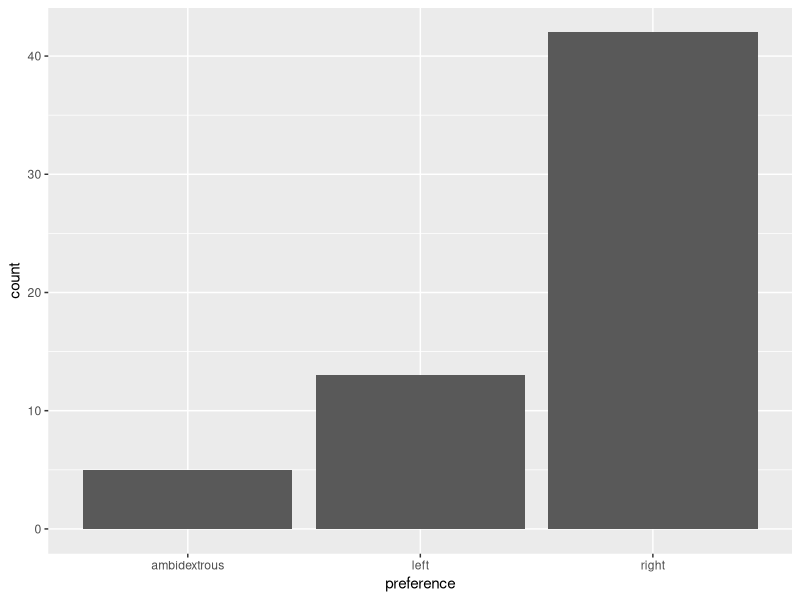
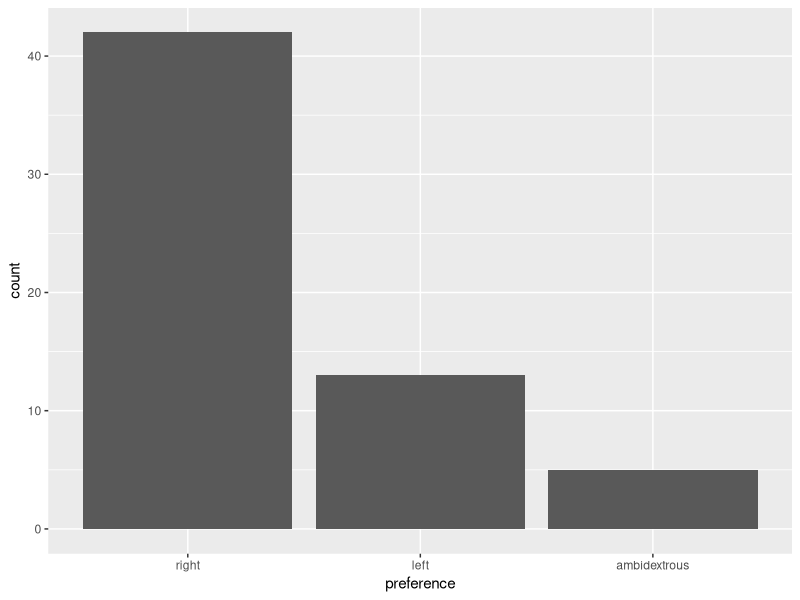

Write R code to recreate these figures, in order.
## ---- chunk 1
#| include: false
library(tidyverse)
## ---- chunk 2
x <- factor(c("BS", "MS", "PhD", "MS"))
x
## ---- chunk 3
typeof(x)
## ---- chunk 4
class(x)
## ---- chunk 5
glimpse(x)
as.integer(x)
## ---- chunk 6
y <- as.Date("2025-01-01")
y
typeof(y)
class(y)
## ---- chunk 7
as.integer(y)
as.integer(y) / 365 # roughly 55 yrs
## ---- chunk 8
df <- data.frame(x = 1:2, y = 3:4)
df
## ---- chunk 9
typeof(df)
## ---- chunk 10
class(df)
## ---- chunk 11
#| code-line-numbers: "|2|3|4"
l <- list(
  x = 1:4,
  y = c("hi", "hello", "jello"),
  z = c(TRUE, FALSE)
)
l
## ---- chunk 12
df

df |>
  pull(y)
## ---- chunk 13
#| message: false
handedness <- read_csv("data/handedness.csv")
glimpse(handedness)
## ---- chunk 14
#| fig-width: 7
#| out-width: 90%
ggplot(handedness, mapping = aes(x = preference)) +
  geom_bar()
## ---- chunk 15
#| code-line-numbers: "|2"
#| fig-width: 7
#| out-width: 90%
handedness |>
  mutate(preference = fct_infreq(preference)) |>
  ggplot(mapping = aes(x = preference)) +
  geom_bar()
